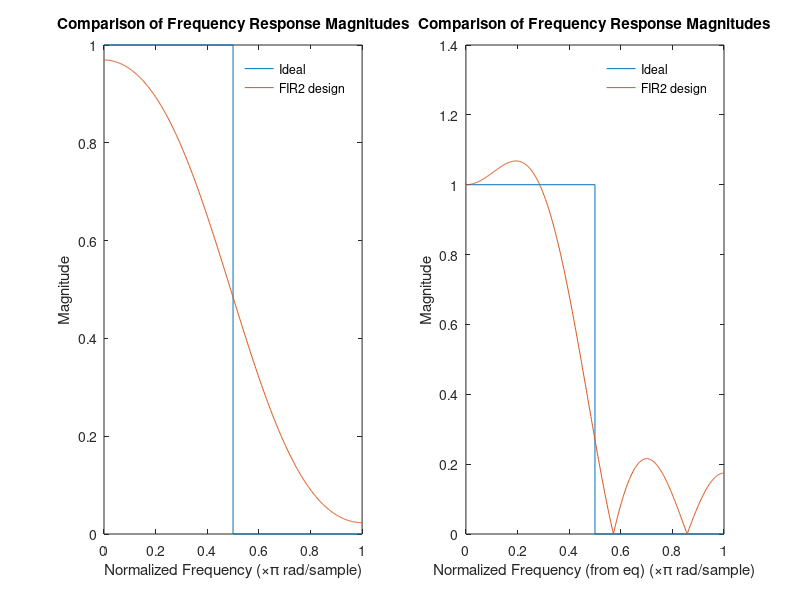

Write the MATLAB code that produced this figure.
clc;
close all;
clear all;
M=7;
for k=1:1:M
    h(k)=(1/M)*(1+(2*cos((2*pi/M)*(3-(k-1)))));
end
 
f = [0 0.5 0.5 1];
m = [1 1 0 0];
b = fir2(6,f,m);
[h2,w] = freqz(b,1);
subplot(121);
plot(f,m,w/pi,abs(h2));
[h1,w] = freqz(h,1);
xlabel('Normalized Frequency (\times\pi rad/sample)');
ylabel('Magnitude');
legend('Ideal','FIR2 design');
legend boxoff
title('Comparison of Frequency Response Magnitudes');
subplot(122);
plot(f,m,w/pi,abs(h1));
xlabel('Normalized Frequency (from eq) (\times\pi rad/sample)');
ylabel('Magnitude');
legend('Ideal','FIR2 design');
legend boxoff
title('Comparison of Frequency Response Magnitudes');
